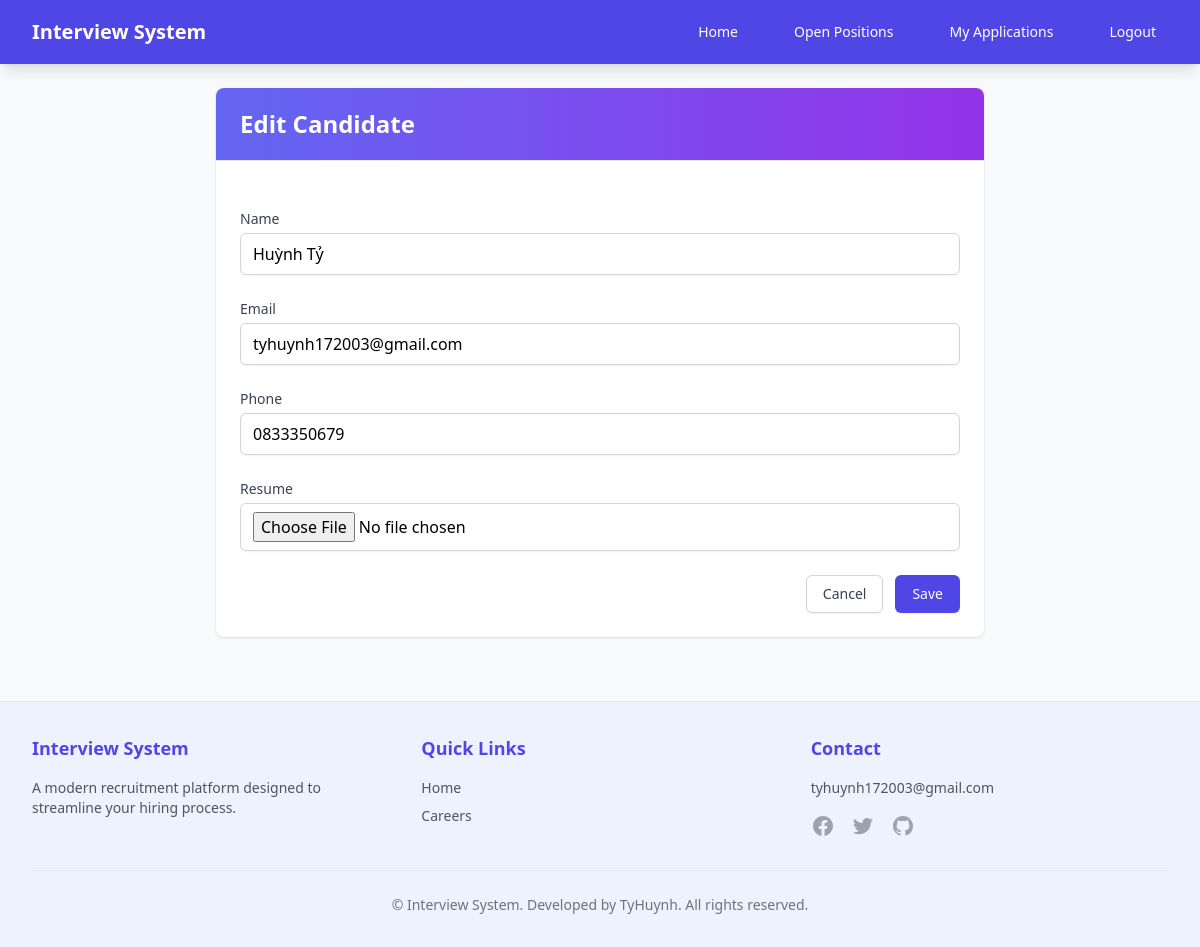
The page /candidates/1/edit/ (signed in) on the database its author committed.
### recruitment/models.py (models this page shows, shortened)
class Candidate(models.Model):
    user = models.OneToOneField(User, on_delete=models.CASCADE, null=True, blank=True)
    name = models.CharField(max_length=100)
    email = models.EmailField(unique=True)
    phone = models.CharField(max_length=20)
    resume = models.FileField(upload_to='resumes/', null=True, blank=True)
    created_at = models.DateTimeField(auto_now_add=True)

### recruitment/views.py (the view)
# urls.py: path('candidates/<int:pk>/edit/', views.candidate_edit, name='candidate_edit'),
@login_required
def candidate_edit(request, pk):
    candidate = get_object_or_404(Candidate, pk=pk)
    if request.method == "POST":
        form = CandidateForm(request.POST, request.FILES, instance=candidate)
        if form.is_valid():
            candidate = form.save()
            messages.success(request, f"Candidate {candidate.name} was updated successfully.")
            return redirect('recruitment:candidate_detail', pk=candidate.pk)
    else:
        form = CandidateForm(instance=candidate)
    return render(request, 'recruitment/candidate_form.html', {
        'form': form,
        'title': 'Edit Candidate',
        'candidate': candidate
    })

### recruitment/forms.py
class CandidateForm(forms.ModelForm):
    class Meta:
        model = Candidate
        fields = ['name', 'email', 'phone', 'resume']
        widgets = {
            'name': forms.TextInput(attrs={'class': 'w-full px-3 py-2 border border-gray-300 rounded-md shadow-sm focus:outline-none focus:ring-indigo-500 focus:border-indigo-500'}),
            'email': forms.EmailInput(attrs={'class': 'w-full px-3 py-2 border border-gray-300 rounded-md shadow-sm focus:outline-none focus:ring-indigo-500 focus:border-indigo-500'}),
            'phone': forms.TextInput(attrs={'class': 'w-full px-3 py-2 border border-gray-300 rounded-md shadow-sm focus:outline-none focus:ring-indigo-500 focus:border-indigo-500'}),
            'resume': forms.FileInput(attrs={'class': 'w-full px-3 py-2 border border-gray-300 rounded-md shadow-sm focus:outline-none focus:ring-indigo-500 focus:border-indigo-500'}),
        }

### templates/recruitment/candidate_form.html (shortened to what this page needs)
{% extends 'base.html' %}
{% block content %}
<div class="max-w-3xl mx-auto">
    <div class="bg-white shadow overflow-hidden sm:rounded-lg">
        <div class="px-4 py-5 sm:px-6 bg-gradient-to-r from-indigo-500 to-purple-600">
            <h1 class="text-2xl font-bold text-white">{{ title }}</h1>
        </div>
        <div class="border-t border-gray-200 px-4 py-5 sm:p-6">
            <form method="post" enctype="multipart/form-data" class="space-y-6">
                {% for field in form %}
                <div>
                    <label for="{{ field.id_for_label }}" class="block text-sm font-medium text-gray-700">
                        {{ field.label }}
                    </label>
                    <div class="mt-1">
                        {{ field }}
                    </div>
                </div>
                {% endfor %}
                <div class="flex justify-end space-x-3">
                    <a href="{% url 'recruitment:candidate_list' %}" class="py-2 px-4 border border-gray-300 rounded-md shadow-sm text-sm font-medium text-gray-700 bg-white hover:bg-gray-50 focus:outline-none focus:ring-2 focus:ring-offset-2 focus:ring-indigo-500">
                        Cancel
                    </a>
                    <button type="submit" class="py-2 px-4 border border-transparent rounded-md shadow-sm text-sm font-medium text-white bg-indigo-600 hover:bg-indigo-700 focus:outline-none focus:ring-2 focus:ring-offset-2 focus:ring-indigo-500">
                        Save
                    </button>
                </div>
            </form>
        </div>
    </div>
</div>
{% endblock %}

### rows shown on the page
Candidate: form "Huỳnh Tỷ" "tyhuynh172003@gmail.com" "0833350679"

### other values the page prints
{{ title }} "Edit Candidate"
{{ field.label }} "Name" "Email" "Phone" "Resume"
